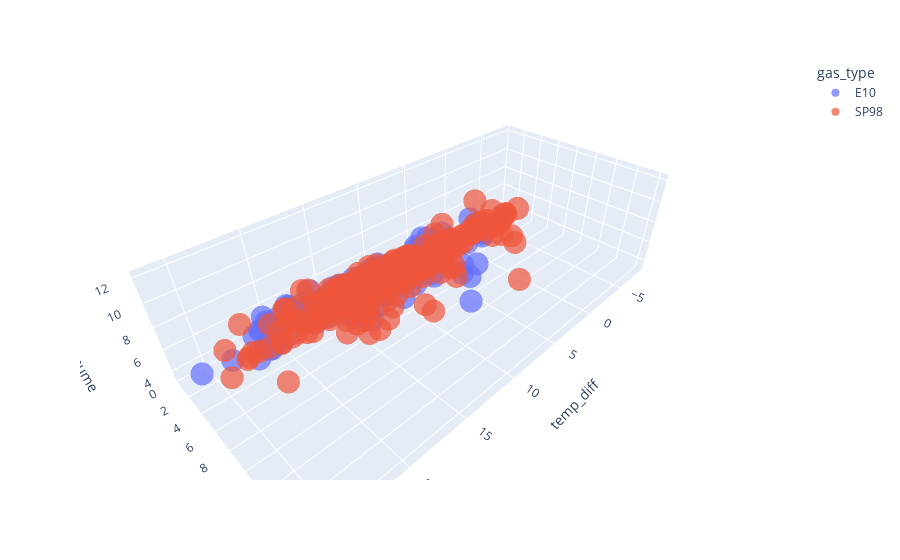

Notebook source saved alongside this figure:
### Code cell
# but lets go deeper:

import plotly.express as px
fig = px.scatter_3d(data, x='temp_diff', y='pace', z='consume',
              color='gas_type', opacity=0.7)

fig.show()

### Figure 1 — Plotly figure (JSON) as saved in the notebook; plotly's stock layout.template omitted (floating-point values rounded to 4 significant figures; data arrays with more than 128 entries replaced by an {"elided": "..."} marker saying what was removed)
{"data": [{"hovertemplate": "gas_type=E10<br>temp_diff=%{x}<br>pace=%{y}<br>consume=%{z}<extra></extra>", "legendgroup": "E10", "marker": {"color": "#636efa", "opacity": 0.7, "symbol": "circle"}, "mode": "markers", "name": "E10", "scene": "scene", "showlegend": true, "type": "scatter3d", "x": {"elided": "160 float values"}, "y": {"elided": "160 float values"}, "z": {"elided": "160 float values"}}, {"hovertemplate": "gas_type=SP98<br>temp_diff=%{x}<br>pace=%{y}<br>consume=%{z}<extra></extra>", "legendgroup": "SP98", "marker": {"color": "#EF553B", "opacity": 0.7, "symbol": "circle"}, "mode": "markers", "name": "SP98", "scene": "scene", "showlegend": true, "type": "scatter3d", "x": {"elided": "228 float values"}, "y": {"elided": "228 float values"}, "z": {"elided": "228 float values"}}], "layout": {"legend": {"title": {"text": "gas_type"}, "tracegroupgap": 0}, "margin": {"t": 60}, "scene": {"domain": {"x": [0, 1], "y": [0, 1]}, "xaxis": {"title": {"text": "temp_diff"}}, "yaxis": {"title": {"text": "pace"}}, "zaxis": {"title": {"text": "consume"}}}}}
